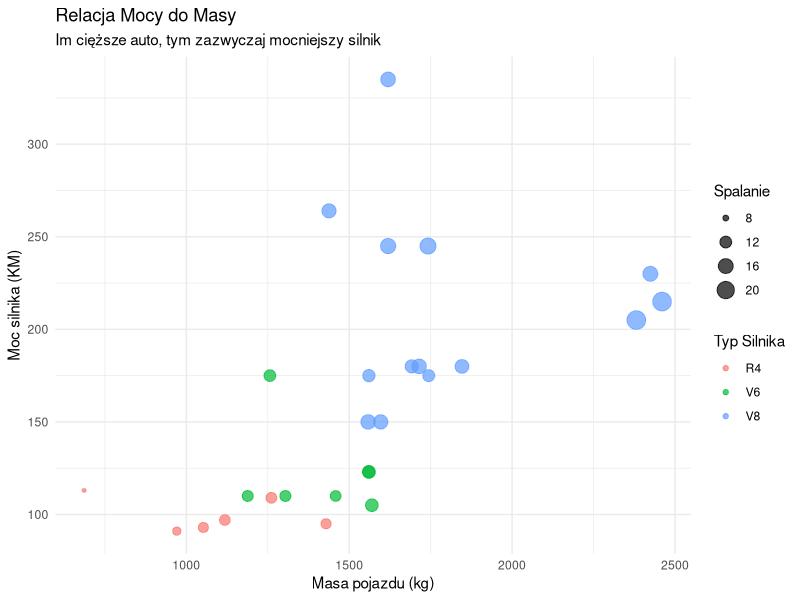
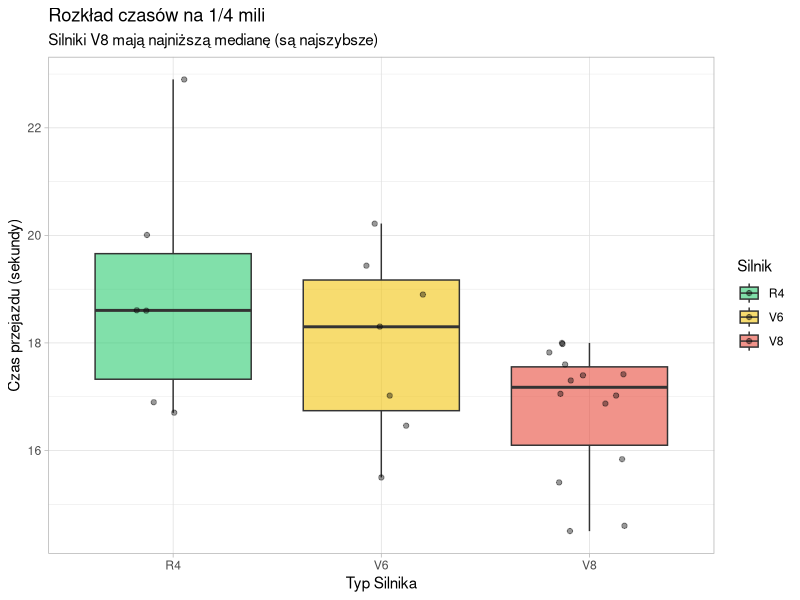
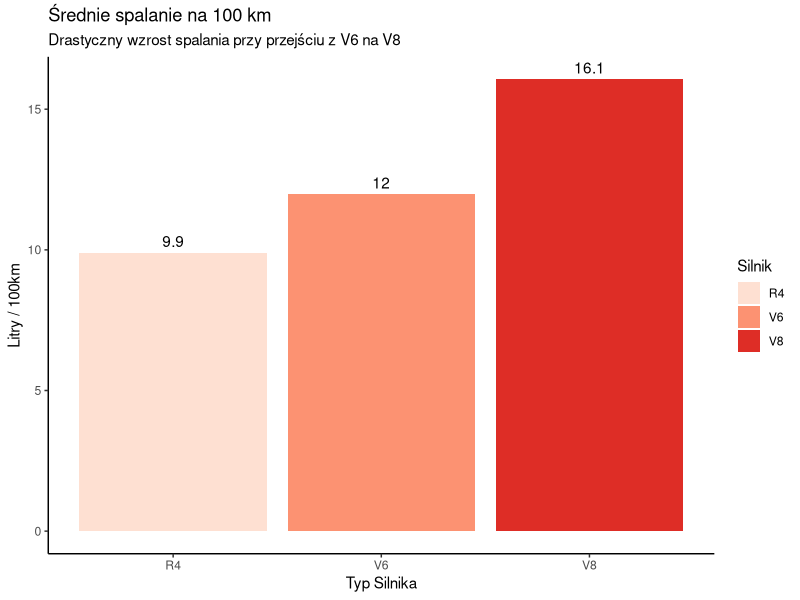

R code for these plots, in order:
## ---- chunk 1
library(dplyr)
library(ggplot2)
library(knitr)


data("mtcars")
theme_set(theme_minimal())
## ---- chunk 2

df_cars <- mtcars %>%
  
  mutate(Model = rownames(mtcars)) %>%
  
  
  filter(hp > 70) %>%
  
 
  mutate(
    
    Masa_kg = wt * 1000 * 0.453592,
    
    
    Spalanie_L100km = 235.21 / mpg,
    
    
    Skrzynia = ifelse(am == 0, "Automat", "Manual"),
    
    Silnik = factor(cyl, levels = c(4, 6, 8), labels = c("R4", "V6", "V8"))
  )

kable(head(df_cars), caption = "Dane po przetworzeniu")
## ---- chunk 3

statystyki_silnika <- df_cars %>%
  group_by(Silnik) %>%
  summarise(
    Liczba_Aut = n(),
    Srednia_Moc = mean(hp),
    Srednie_Spalanie = mean(Spalanie_L100km),
    Sredni_Czas_1_4_mili = mean(qsec)
  )


kable(statystyki_silnika, digits = 1, caption = "Średnie osiągi wg typu silnika")
## ---- chunk 4

p1 <- ggplot(df_cars, aes(x = Masa_kg, y = hp)) +
  geom_point(aes(color = Silnik, size = Spalanie_L100km), alpha = 0.7) +
  labs(
    title = "Relacja Mocy do Masy",
    subtitle = "Im cięższe auto, tym zazwyczaj mocniejszy silnik",
    x = "Masa pojazdu (kg)",
    y = "Moc silnika (KM)",
    color = "Typ Silnika",
    size = "Spalanie"
  )

print(p1)
## ---- chunk 5
p2 <- ggplot(df_cars, aes(x = Silnik, y = qsec, fill = Silnik)) +
  geom_boxplot(alpha = 0.6, outlier.colour = "red") +
  geom_jitter(width = 0.2, alpha = 0.4) +
  scale_fill_manual(values = c("#2ecc71", "#f1c40f", "#e74c3c")) +
  labs(
    title = "Rozkład czasów na 1/4 mili",
    subtitle = "Silniki V8 mają najniższą medianę (są najszybsze)",
    x = "Typ Silnika",
    y = "Czas przejazdu (sekundy)"
  ) +
  theme_light()

print(p2)
## ---- chunk 6
p3 <- ggplot(statystyki_silnika, aes(x = Silnik, y = Srednie_Spalanie, fill = Silnik)) +
  geom_col() +
  geom_text(aes(label = round(Srednie_Spalanie, 1)), vjust = -0.5) +
  scale_fill_brewer(palette = "Reds") +
  labs(
    title = "Średnie spalanie na 100 km",
    subtitle = "Drastyczny wzrost spalania przy przejściu z V6 na V8",
    x = "Typ Silnika",
    y = "Litry / 100km"
  ) +
  theme_classic()


print(p3)
